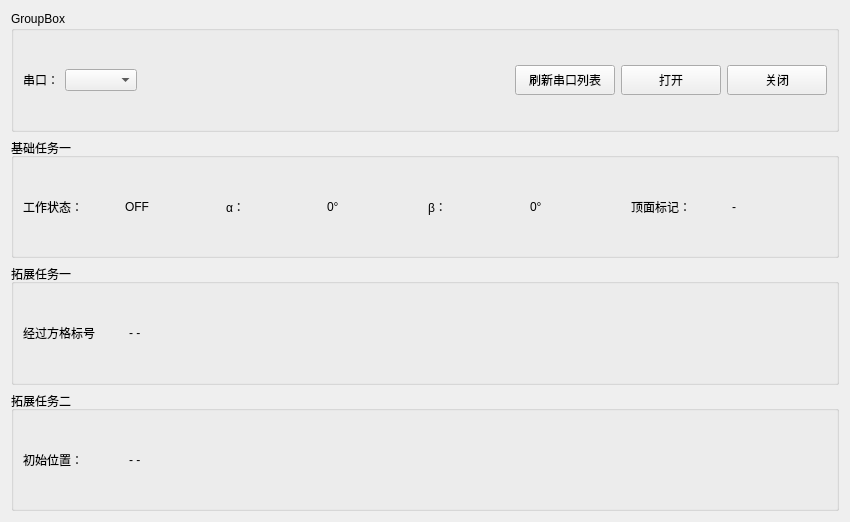
<?xml version="1.0" encoding="UTF-8"?>
<ui version="4.0">
 <class>Form</class>
 <widget class="QWidget" name="Form">
  <property name="geometry">
   <rect>
    <x>0</x>
    <y>0</y>
    <width>850</width>
    <height>522</height>
   </rect>
  </property>
  <property name="windowTitle">
   <string>Form</string>
  </property>
  <layout class="QVBoxLayout" name="verticalLayout">
   <item>
    <widget class="QGroupBox" name="groupBox_4">
     <property name="title">
      <string>GroupBox</string>
     </property>
     <layout class="QHBoxLayout" name="horizontalLayout_11">
      <item>
       <layout class="QHBoxLayout" name="horizontalLayout_10">
        <item>
         <widget class="QLabel" name="label">
          <property name="maximumSize">
           <size>
            <width>100</width>
            <height>16777215</height>
           </size>
          </property>
          <property name="text">
           <string>串口：</string>
          </property>
         </widget>
        </item>
        <item>
         <widget class="QComboBox" name="comboBox">
          <property name="maximumSize">
           <size>
            <width>100</width>
            <height>16777215</height>
           </size>
          </property>
         </widget>
        </item>
       </layout>
      </item>
      <item>
       <spacer name="horizontalSpacer">
        <property name="orientation">
         <enum>Qt::Horizontal</enum>
        </property>
        <property name="sizeHint" stdset="0">
         <size>
          <width>40</width>
          <height>20</height>
         </size>
        </property>
       </spacer>
      </item>
      <item>
       <widget class="QPushButton" name="pushButton_2">
        <property name="minimumSize">
         <size>
          <width>100</width>
          <height>30</height>
         </size>
        </property>
        <property name="maximumSize">
         <size>
          <width>100</width>
          <height>16777215</height>
         </size>
        </property>
        <property name="text">
         <string>刷新串口列表</string>
        </property>
       </widget>
      </item>
      <item>
       <widget class="QPushButton" name="pushButton">
        <property name="minimumSize">
         <size>
          <width>100</width>
          <height>30</height>
         </size>
        </property>
        <property name="maximumSize">
         <size>
          <width>100</width>
          <height>30</height>
         </size>
        </property>
        <property name="text">
         <string>打开</string>
        </property>
       </widget>
      </item>
      <item>
       <widget class="QPushButton" name="pushButton_3">
        <property name="minimumSize">
         <size>
          <width>100</width>
          <height>30</height>
         </size>
        </property>
        <property name="text">
         <string>关闭</string>
        </property>
       </widget>
      </item>
     </layout>
    </widget>
   </item>
   <item>
    <widget class="QGroupBox" name="groupBox">
     <property name="title">
      <string>基础任务一</string>
     </property>
     <layout class="QHBoxLayout" name="horizontalLayout_5">
      <item>
       <layout class="QHBoxLayout" name="horizontalLayout">
        <item>
         <widget class="QLabel" name="work_status_name">
          <property name="text">
           <string>工作状态：</string>
          </property>
         </widget>
        </item>
        <item>
         <widget class="QLabel" name="work_status_label">
          <property name="text">
           <string>OFF</string>
          </property>
         </widget>
        </item>
       </layout>
      </item>
      <item>
       <layout class="QHBoxLayout" name="horizontalLayout_2">
        <item>
         <widget class="QLabel" name="alfa_name">
          <property name="text">
           <string>α：</string>
          </property>
         </widget>
        </item>
        <item>
         <widget class="QLabel" name="alfa_label">
          <property name="text">
           <string>0°</string>
          </property>
         </widget>
        </item>
       </layout>
      </item>
      <item>
       <layout class="QHBoxLayout" name="horizontalLayout_3">
        <item>
         <widget class="QLabel" name="beta_name">
          <property name="text">
           <string>β：</string>
          </property>
         </widget>
        </item>
        <item>
         <widget class="QLabel" name="beta_label">
          <property name="text">
           <string>0°</string>
          </property>
         </widget>
        </item>
       </layout>
      </item>
      <item>
       <layout class="QHBoxLayout" name="horizontalLayout_4">
        <item>
         <widget class="QLabel" name="top_status_name">
          <property name="text">
           <string>顶面标记：</string>
          </property>
         </widget>
        </item>
        <item>
         <widget class="QLabel" name="top_status_label">
          <property name="text">
           <string>-</string>
          </property>
         </widget>
        </item>
       </layout>
      </item>
     </layout>
    </widget>
   </item>
   <item>
    <widget class="QGroupBox" name="groupBox_2">
     <property name="title">
      <string>拓展任务一</string>
     </property>
     <layout class="QHBoxLayout" name="horizontalLayout_9">
      <item>
       <layout class="QHBoxLayout" name="horizontalLayout_8">
        <item>
         <widget class="QLabel" name="task3">
          <property name="maximumSize">
           <size>
            <width>100</width>
            <height>16777215</height>
           </size>
          </property>
          <property name="text">
           <string>经过方格标号</string>
          </property>
         </widget>
        </item>
        <item>
         <widget class="QLabel" name="task3_label">
          <property name="text">
           <string>- -</string>
          </property>
         </widget>
        </item>
       </layout>
      </item>
     </layout>
    </widget>
   </item>
   <item>
    <widget class="QGroupBox" name="groupBox_3">
     <property name="title">
      <string>拓展任务二</string>
     </property>
     <layout class="QHBoxLayout" name="horizontalLayout_7">
      <item>
       <layout class="QHBoxLayout" name="horizontalLayout_6">
        <item>
         <widget class="QLabel" name="task2">
          <property name="maximumSize">
           <size>
            <width>100</width>
            <height>16777215</height>
           </size>
          </property>
          <property name="text">
           <string>初始位置：</string>
          </property>
         </widget>
        </item>
        <item>
         <widget class="QLabel" name="task2_label">
          <property name="text">
           <string>- -</string>
          </property>
         </widget>
        </item>
       </layout>
      </item>
     </layout>
    </widget>
   </item>
  </layout>
 </widget>
 <resources/>
 <connections/>
</ui>
